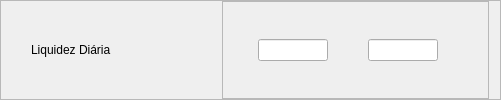
              <widget class="QFrame" name="fFiis_Liquidez">
               <property name="frameShape">
                <enum>QFrame::StyledPanel</enum>
               </property>
               <property name="frameShadow">
                <enum>QFrame::Raised</enum>
               </property>
               <layout class="QHBoxLayout" name="horizontalLayout_124">
                <property name="leftMargin">
                 <number>30</number>
                </property>
                <property name="topMargin">
                 <number>0</number>
                </property>
                <property name="bottomMargin">
                 <number>0</number>
                </property>
                <item>
                 <widget class="QLabel" name="label_79">
                  <property name="minimumSize">
                   <size>
                    <width>185</width>
                    <height>0</height>
                   </size>
                  </property>
                  <property name="maximumSize">
                   <size>
                    <width>185</width>
                    <height>150</height>
                   </size>
                  </property>
                  <property name="styleSheet">
                   <string notr="true">font: 14pt &quot;Segoe UI&quot;;</string>
                  </property>
                  <property name="text">
                   <string>Liquidez Diária</string>
                  </property>
                  <property name="alignment">
                   <set>Qt::AlignLeading|Qt::AlignLeft|Qt::AlignVCenter</set>
                  </property>
                 </widget>
                </item>
                <item>
                 <widget class="QFrame" name="frame_106">
                  <property name="frameShape">
                   <enum>QFrame::StyledPanel</enum>
                  </property>
                  <property name="frameShadow">
                   <enum>QFrame::Raised</enum>
                  </property>
                  <layout class="QHBoxLayout" name="horizontalLayout_125">
                   <property name="spacing">
                    <number>0</number>
                   </property>
                   <property name="leftMargin">
                    <number>35</number>
                   </property>
                   <property name="topMargin">
                    <number>0</number>
                   </property>
                   <property name="rightMargin">
                    <number>50</number>
                   </property>
                   <property name="bottomMargin">
                    <number>0</number>
                   </property>
                   <item>
                    <widget class="QLineEdit" name="min_Fiis_Liquidez">
                     <property name="maximumSize">
                      <size>
                       <width>70</width>
                       <height>16777215</height>
                      </size>
                     </property>
                     <property name="focusPolicy">
                      <enum>Qt::StrongFocus</enum>
                     </property>
                     <property name="alignment">
                      <set>Qt::AlignCenter</set>
                     </property>
                    </widget>
                   </item>
                   <item>
                    <spacer name="horizontalSpacer_60">
                     <property name="orientation">
                      <enum>Qt::Horizontal</enum>
                     </property>
                     <property name="sizeType">
                      <enum>QSizePolicy::Expanding</enum>
                     </property>
                     <property name="sizeHint" stdset="0">
                      <size>
                       <width>40</width>
                       <height>20</height>
                      </size>
                     </property>
                    </spacer>
                   </item>
                   <item>
                    <widget class="QLineEdit" name="max_Fiis_Liquidez">
                     <property name="maximumSize">
                      <size>
                       <width>70</width>
                       <height>16777215</height>
                      </size>
                     </property>
                     <property name="focusPolicy">
                      <enum>Qt::StrongFocus</enum>
                     </property>
                     <property name="alignment">
                      <set>Qt::AlignCenter</set>
                     </property>
                    </widget>
                   </item>
                  </layout>
                 </widget>
                </item>
               </layout>
              </widget>
